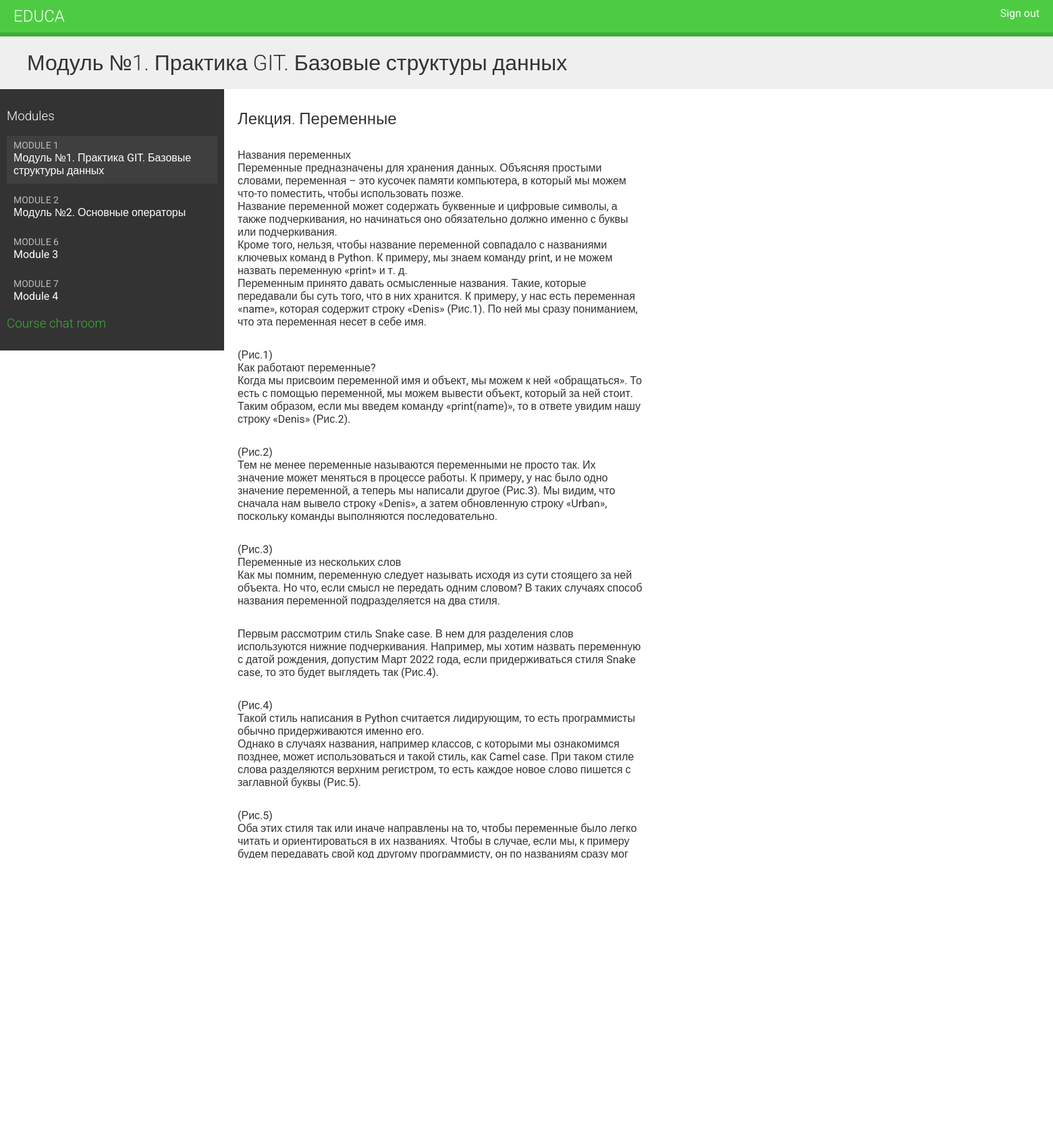
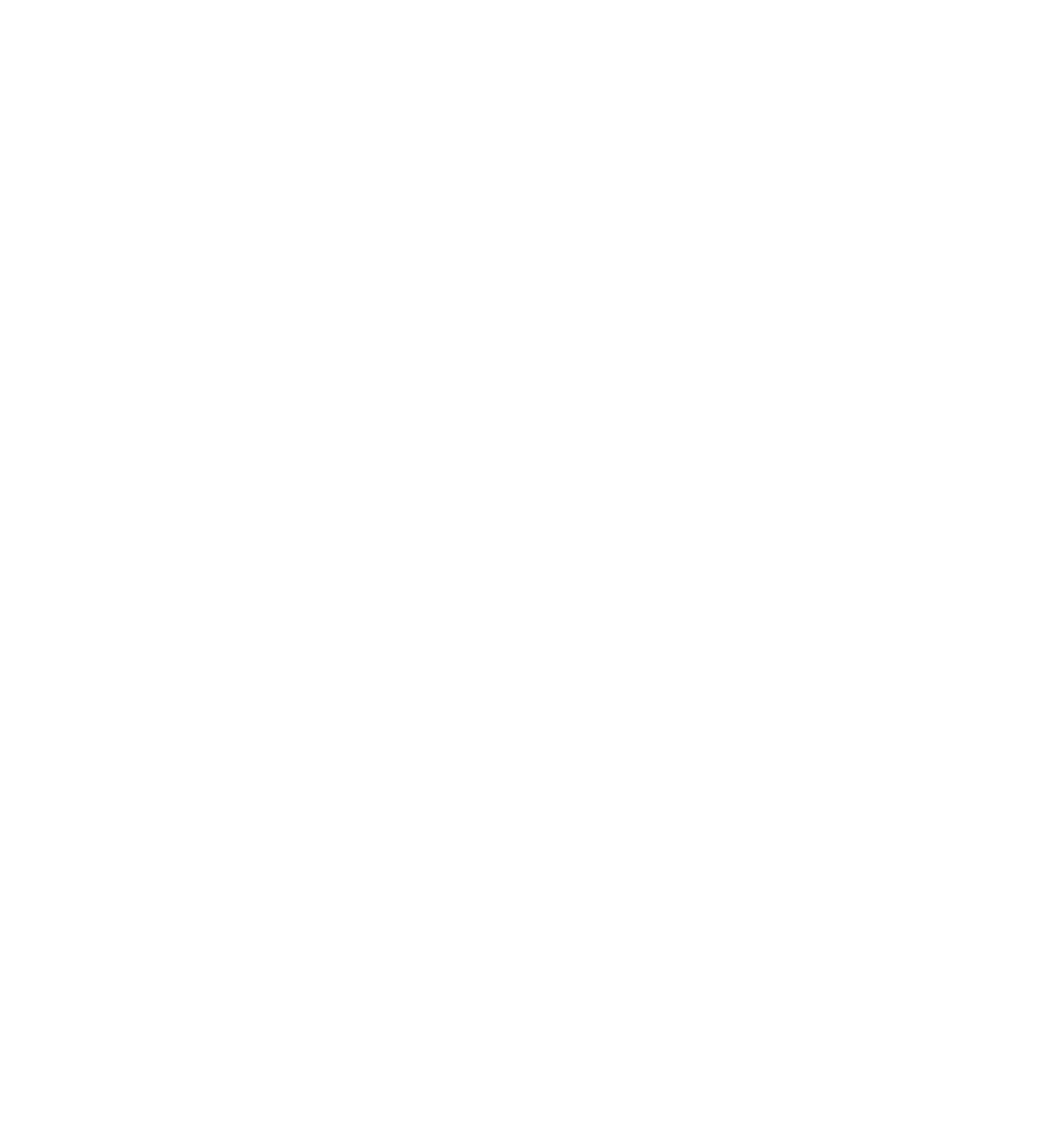
/students/course/1/ (signed in, upper part), run on the app's committed database (2 pictures, top to bottom).
### courses/models.py (models this page shows, shortened)
class Module(models.Model):
    course = models.ForeignKey(Course,
                               related_name='modules',
                               on_delete=models.CASCADE)
    title = models.CharField(max_length=200)
    description = models.TextField(blank=True)
    order = OrderField(blank=True, for_fields=['course'])
    class Meta:
        ordering = ['order']
    def __str__(self):
        return f'{self.order}. {self.title}'

class Content(models.Model):
    module = models.ForeignKey(Module,
                               related_name='contents',
                               on_delete=models.CASCADE)
    content_type = models.ForeignKey(ContentType,
                                     on_delete=models.CASCADE,
                                     limit_choices_to={'model__in':(
                                     'text',
                                     'video',
                                     'image',
                                     'file')})
    object_id = models.PositiveIntegerField()
    item = GenericForeignKey('content_type', 'object_id')
    order = OrderField(blank=True, for_fields=['module'])
    class Meta:
        ordering = ['order']

class ItemBase(models.Model):
    owner = models.ForeignKey(User,
                              related_name='%(class)s_related',
                              on_delete=models.CASCADE)
    title = models.CharField(max_length=250)
    created = models.DateTimeField(auto_now_add=True)
    updated = models.DateTimeField(auto_now=True)
    class Meta:
        abstract = True
    def render(self):
        return render_to_string(
            f'courses/content/{self._meta.model_name}.html',
            {'item': self})

class Text(ItemBase):
    content = models.TextField()

class Image(ItemBase):
       file = models.FileField(upload_to='images')

### students/views.py (the view)
class StudentCourseDetailView(DetailView):
    model = Course
    template_name = 'students/course/detail.html'
    def get_queryset(self):
        qs = super().get_queryset()
        return qs.filter(students__in=[self.request.user])
    def get_context_data(self, **kwargs):
        context = super().get_context_data(**kwargs)
        course = self.get_object()
        if 'module_id' in self.kwargs:
            context['module'] = course.modules.get(
                                    id=self.kwargs['module_id'])
        else:
            context['module'] = course.modules.all()[0]
        return context

### students/templates/students/course/detail.html (shortened to what this page needs)
{% extends "base.html" %}
{% load cache %}
{% block content %}
  <h1>
    {{ module.title }}
  </h1>
  <div class="contents">
    <h3>Modules</h3>
    <ul id="modules">
      {% for m in object.modules.all %}
        <li data-id="{{ m.id }}" {% if m == module %}class="selected"{% endif %}>
          <a href="{% url "student_course_detail_module" object.id m.id %}">
            <span>
              Module <span class="order">{{ m.order|add:1 }}</span>
            </span>
            <br>
            {{ m.title }}
          </a>
        </li>
      {% empty %}
        <li>No modules yet.</li>
      {% endfor %}
    </ul>
    <h3>
      <a href="{% url "chat:course_chat_room" object.id %}">
        Course chat room
      </a>
    </h3>
  </div>
  <div class="module">
    {% cache 600 module_contents module %}
      {% for content in module.contents.all %}
        {% with item=content.item %}
          <h2>{{ item.title }}</h2>
          {{ item.render }}
        {% endwith %}
      {% endfor %}
    {% endcache %}
  </div>
{% endblock %}

### courses/templates/courses/content/text.html
{{ item.content|linebreaks }}

### courses/templates/courses/content/image.html
<p>
  <img src="{{ item.file.url }}" alt="{{ item.title }}">
</p>

### courses/static/css/base.css (style rules this page uses)
body { margin:0; font-family:'Roboto', sans-serif; font-weight:400; color:#333; }
a { color:#3fad37; text-decoration:none; }
ul { float:left; }
h1, h2, h3, h4, h5, h6 { font-family:'Roboto', sans-serif; font-weight:300; }
h1 { background:#efefef; width:100%; overflow:auto; padding:20px 0 20px 40px; margin:0; }
.module { padding:10px 20px; float:left; width:600px; }
.module p { margin:10px 0 20px; width:100%; float:left; }
.contents { width:20%; padding:10px; float:left; background:#333; color: #fff; font-family:'Roboto', sans-serif; }
.contents ul { list-style:none; margin:0; padding:0; width:100%; }
.contents ul li { margin:0 0 10px 0; padding:4px 10px 10px; overflow:auto; cursor:move; }
.contents ul li.selected { background:#3f3f3f; }
.contents ul span { text-transform:uppercase; color:#bbb; font-size:14px; }
.contents ul a { display:block; color:#fff; text-decoration:none; }

### data on the page
Module: title "Модуль №1. Практика GIT. Базовые структуры данных", order|add "1"
Module: order|add "2", title "Модуль №2. Основные операторы"
Module: order|add "6", title "Module 3"
Module: order|add "7", title "Module 4"
Content: item "Лекция. Переменные", item.content "Названия переменных Переменные предназначены для хранения данных. Объясняя простыми словами, переменная – это кусочек памяти компьютера, в который мы можем что-то поместить, чтобы использовать позже. Название переменной может содержать буквенные и цифровые символы, а также подчеркивания, но начинаться оно обязательно должно именно с буквы или подчеркивания. Кроме того, нельзя, чтобы название переменной совпадало с названиями ключевых команд в Python. К примеру, мы знаем команду print, и не можем назвать переменную «print» и т. д. Переменным принято давать осмысленные названия. Такие, которые передавали бы суть того, что в них хранится. К примеру, у нас есть переменная «name», которая…"
Content: item.file (picture)
